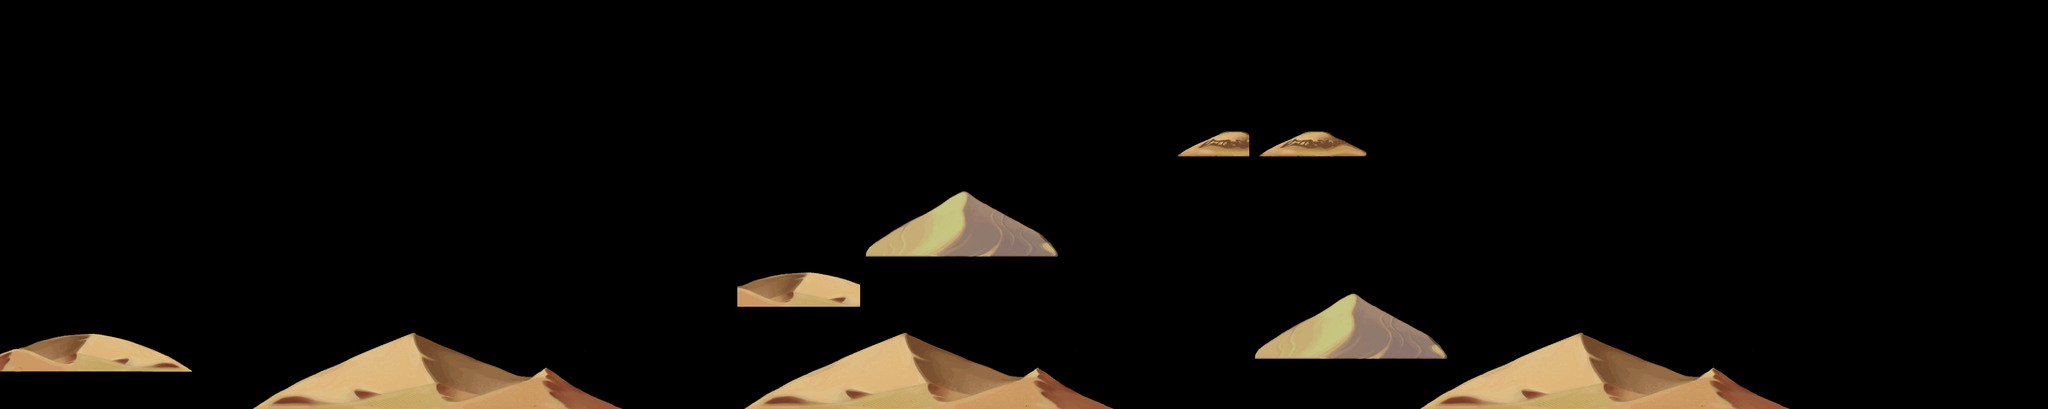

A 2D game scene composited from a Tiled map and its tileset images. What follows is a short description and the map's XML, with each tile layer's data collapsed to a summary:
An orthogonal 100x20 tile map with 40x40 px tiles, 2 tile layers (land1, land2).

<map version="1.0" orientation="orthogonal" width="100" height="20" tilewidth="40" tileheight="40">
 <tileset firstgid="1" name="d-jinjing" tilewidth="40" tileheight="40">
  <image source="d-jinjing.png" width="1145" height="916" />
 </tileset>
 <layer name="land1" width="100" height="20">
  <data>[2000 cells, 421 non-empty, 233 distinct tile ids]</data>
 </layer>
 <layer name="land2" width="100" height="20">
  <data>[2000 cells, 90 non-empty, 90 distinct tile ids]</data>
 </layer>
</map>
